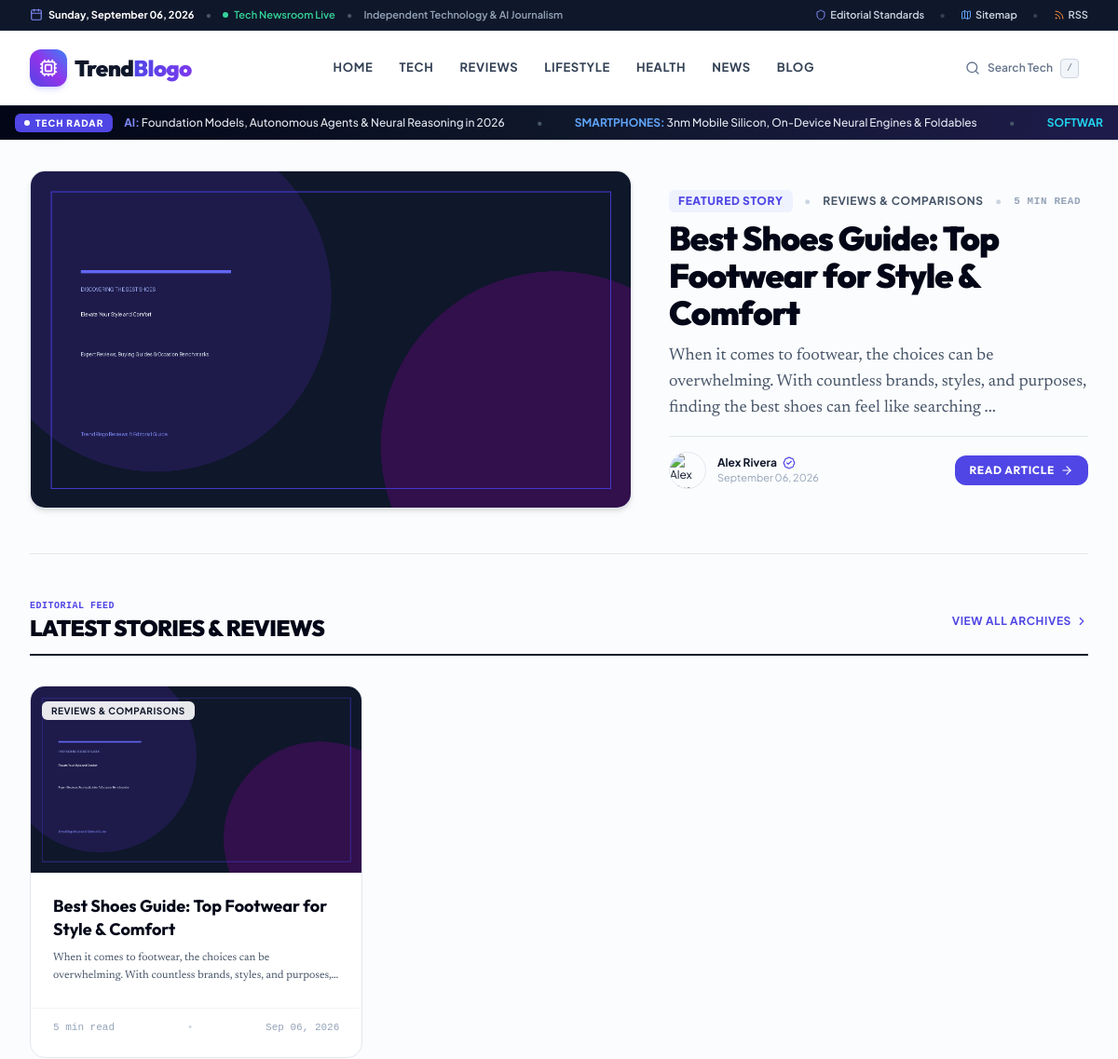
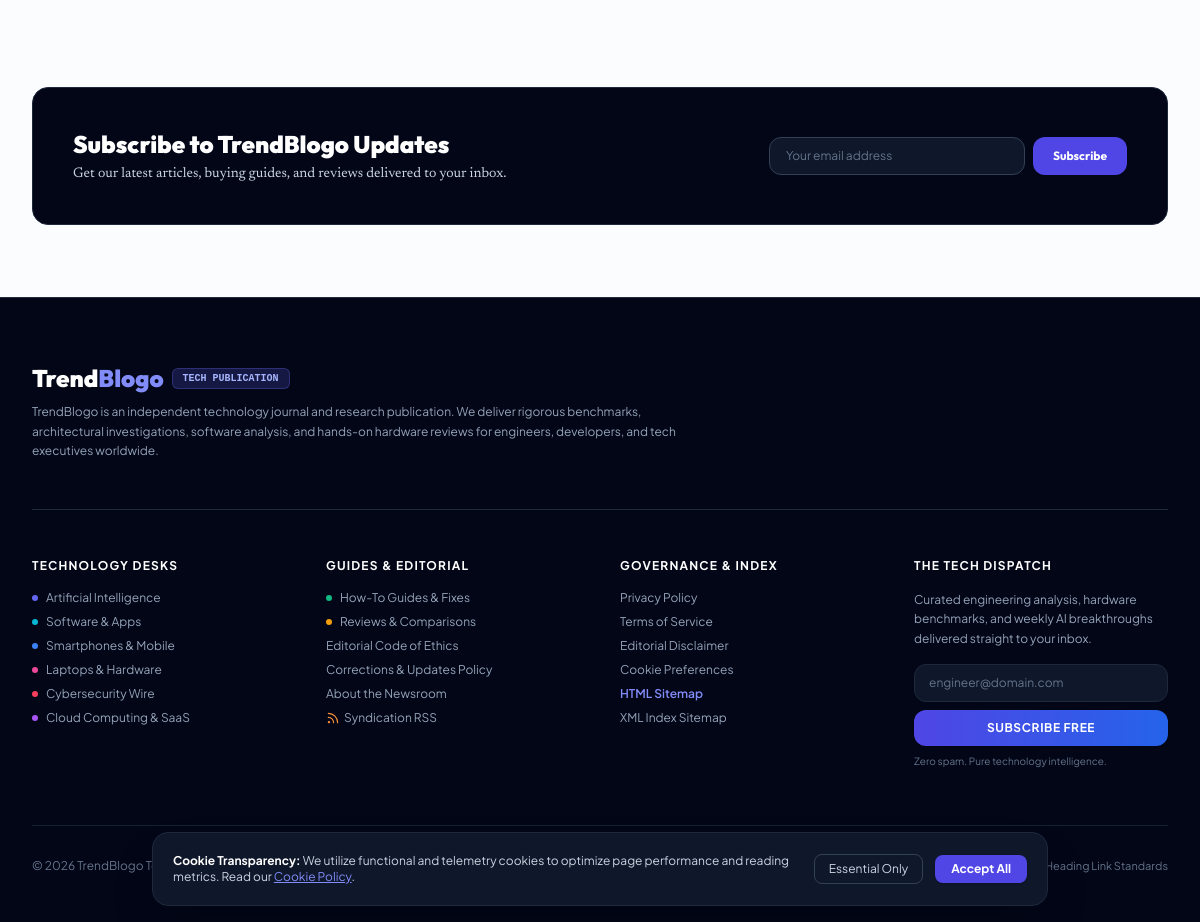
The page / on the database its author committed (2 pictures, top to bottom).
### app/models/article.py (models this page shows)
class Article(Base):
    __tablename__ = "articles"
    id = Column(Integer, primary_key=True, index=True)
    title = Column(String(255), nullable=False)
    slug = Column(String(255), unique=True, index=True, nullable=False)
    primary_keyword = Column(String(150), index=True, nullable=False)
    secondary_keywords = Column(Text, nullable=True)
    search_intent = Column(String(50), default="informational")
    template_type = Column(String(50), default="ultimate_guide")
    summary = Column(Text, nullable=True)
    content = Column(Text, nullable=False)  # Markdown format
    html_content = Column(Text, nullable=True)  # Rendered HTML
    featured_image = Column(String(255), nullable=False)
    featured_image_alt = Column(String(255), nullable=False)
    featured_image_caption = Column(String(255), nullable=True)
    image_1_url = Column(String(255), nullable=True)
    image_1_alt = Column(String(255), nullable=True)
    image_1_caption = Column(String(255), nullable=True)
    image_2_url = Column(String(255), nullable=True)
    image_2_alt = Column(String(255), nullable=True)
    image_2_caption = Column(String(255), nullable=True)
    image_3_url = Column(String(255), nullable=True)
    image_3_alt = Column(String(255), nullable=True)
    image_3_caption = Column(String(255), nullable=True)
    category_id = Column(Integer, ForeignKey("categories.id", ondelete="SET NULL"), nullable=True)
    author_name = Column(String(100), default="Editorial Team")
    author_slug = Column(String(100), default="editorial-team", index=True)
    status = Column(String(30), default="published", index=True)  # draft, published, scheduled
    scheduled_at = Column(DateTime, nullable=True)
    published_at = Column(DateTime, default=datetime.utcnow, index=True)
    created_at = Column(DateTime, default=datetime.utcnow)
    updated_at = Column(DateTime, default=datetime.utcnow, onupdate=datetime.utcnow)
    word_count = Column(Integer, default=0)
    reading_time = Column(Integer, default=5)  # minutes
    view_count = Column(Integer, default=0)
    seo_title = Column(String(150), nullable=True)
    meta_description = Column(String(320), nullable=True)
    canonical_url = Column(String(255), nullable=True)
    og_title = Column(String(150), nullable=True)
    og_description = Column(String(320), nullable=True)
    schema_json = Column(Text, nullable=True)
    quality_score = Column(Float, default=95.0)
    quality_report = Column(Text, nullable=True)  # JSON string
    category = relationship("Category", back_populates="articles")
    tags = relationship("ArticleTag", back_populates="article", cascade="all, delete-orphan")
    internal_links_out = relationship("InternalLink", foreign_keys="InternalLink.source_article_id", cascade="all, delete-orphan")
    external_links = relationship("ExternalLink", cascade="all, delete-orphan")

class Category(Base):
    __tablename__ = "categories"
    id = Column(Integer, primary_key=True, index=True)
    name = Column(String(100), unique=True, nullable=False)
    slug = Column(String(100), unique=True, index=True, nullable=False)
    description = Column(Text, nullable=True)
    color = Column(String(30), default="#4F46E5")
    icon = Column(String(50), default="folder")
    created_at = Column(DateTime, default=datetime.utcnow)
    articles = relationship("Article", back_populates="category")

### app/routes/public.py (the view)
@router.get("/", response_class=HTMLResponse)
def home(request: Request, db: Session = Depends(get_db)):
    ctx = get_common_context(db, request)
    all_articles = db.query(Article).filter(Article.status == "published").order_by(desc(Article.published_at)).limit(20).all()
    featured_post = all_articles[0] if all_articles else None
    latest_posts = all_articles[1:] if len(all_articles) > 1 else []
    total_articles = len(all_articles)
    sections = db.query(HomepageSection).filter(HomepageSection.is_enabled == True).order_by(HomepageSection.sort_order).all()
    sections_map = {s.section_key: s for s in sections}
    ctx.update({
        "featured_post": featured_post,
        "latest_posts": latest_posts,
        "all_articles": all_articles,
        "total_articles": total_articles,
        "sections": sections,
        "sections_map": sections_map,
        "title": "TrendBlogo — Modern Journal & Technology Magazine",
        "meta_desc": "Explore top guides, independent reviews, and comprehensive articles published on TrendBlogo."
    })
    return templates.TemplateResponse(request=request, name="index.html", context=ctx)

### app/templates/index.html (shortened to what this page needs)
{% extends "base.html" %}
{% block content %}
<div class="max-w-7xl mx-auto px-4 sm:px-6 lg:px-8 py-8">
  {% if featured_post %}
  <section class="pb-12 border-b border-slate-200" aria-label="Featured Story">
    <div class="grid grid-cols-1 lg:grid-cols-12 gap-8 lg:gap-10 items-center">
      <div class="lg:col-span-7">
        <a href="/blog/{{ featured_post.slug }}" class="block rounded-2xl overflow-hidden bg-slate-100 shadow-md border border-slate-200 aspect-[16/9] relative group">
          {% if featured_post.featured_image %}
          <img src="{{ featured_post.featured_image }}"
               alt="{{ featured_post.featured_image_alt or featured_post.title }}"
               width="1200"
               height="675"
               fetchpriority="high"
               loading="eager"
               decoding="async"
               class="w-full h-full object-cover group-hover:scale-102 transition duration-500">
          {% else %}
          <div class="w-full h-full flex items-center justify-center bg-gradient-to-tr from-slate-900 to-indigo-950 text-white font-mono text-sm">
            TrendBlogo Featured
          </div>
          {% endif %}
        </a>
      </div>
      <div class="lg:col-span-5 flex flex-col justify-between space-y-4">
        <div>
          <div class="flex items-center space-x-3 text-xs font-bold uppercase tracking-wider mb-2">
            <span class="px-2.5 py-1 bg-indigo-50 text-indigo-600 rounded-md font-extrabold">
              Featured Story
            </span>
            <span class="text-slate-300">•</span>
            <a href="/category/{{ featured_post.category.slug if featured_post.category else 'reviews' }}" class="text-slate-600 hover:text-indigo-600 transition">
              {{ featured_post.category.name if featured_post.category else "Reviews" }}
            </a>
            <span class="text-slate-300">•</span>
            <span class="text-slate-400 font-mono text-[11px]">{{ featured_post.reading_time }} min read</span>
          </div>
          <h1 class="font-display text-2xl sm:text-4xl font-black text-slate-950 tracking-tight leading-[1.2] hover:text-indigo-600 transition">
            <a href="/blog/{{ featured_post.slug }}">{{ featured_post.title }}</a>
          </h1>
          <p class="font-editorial text-base sm:text-lg text-slate-600 leading-relaxed mt-3">
            {{ featured_post.summary }}
          </p>
        </div>
        <div class="flex items-center justify-between pt-4 border-t border-slate-200 text-xs">
          <div class="flex items-center space-x-3">
            <a href="/author/{{ featured_post.author_slug or 'alex-rivera' }}" class="block shrink-0">
              <img src="https://images.unsplash.com/photo-1507003211169-0a1dd7228f2d?w=120&auto=format&fit=crop&q=80"
                   alt="{{ featured_post.author_name or 'Alex Rivera' }}"
                   class="w-10 h-10 rounded-full object-cover border border-slate-200 shadow-xs">
            </a>
            <div>
              <div class="flex items-center space-x-1.5">
                <a href="/author/{{ featured_post.author_slug or 'alex-rivera' }}" class="font-bold text-slate-900 hover:text-indigo-600 transition">
                  {{ featured_post.author_name or "Alex Rivera" }}
                </a>
                <i data-lucide="badge-check" class="w-3.5 h-3.5 text-indigo-600 inline"></i>
              </div>
              <p class="text-[11px] text-slate-400">{{ featured_post.published_at.strftime("%B %d, %Y") if featured_post.published_at else "Recently Published" }}</p>
            </div>
          </div>
          <a href="/blog/{{ featured_post.slug }}" class="px-4 py-2 bg-indigo-600 hover:bg-indigo-700 text-white font-display font-bold text-xs uppercase tracking-wider rounded-xl transition shadow-xs flex items-center">
            Read Article <i data-lucide="arrow-right" class="w-3.5 h-3.5 ml-1.5"></i>
          </a>
        </div>
      </div>
    </div>
  </section>
  {% endif %}
  <section class="py-12" aria-label="Latest Articles">
    <div class="pb-3 border-b-2 border-slate-900 mb-8 flex items-center justify-between">
      <div>
        <span class="text-[10px] font-mono font-bold uppercase tracking-wider text-indigo-600 block">Editorial Feed</span>
        <h2 class="font-display font-black text-2xl uppercase tracking-tight text-slate-950">
          Latest Stories &amp; Reviews
        </h2>
      </div>
      <a href="/blog" class="text-xs font-bold uppercase tracking-wider text-indigo-600 hover:text-indigo-700 flex items-center">
        View All Archives <i data-lucide="chevron-right" class="w-3.5 h-3.5 ml-1"></i>
      </a>
    </div>
    {% if all_articles and all_articles|length > 0 %}
    <div class="grid grid-cols-1 md:grid-cols-2 lg:grid-cols-3 gap-8">
      {% for post in all_articles %}
      <article class="group bg-white rounded-2xl border border-slate-200 overflow-hidden hover:shadow-lg transition flex flex-col justify-between">
        <div>
          <a href="/blog/{{ post.slug }}" class="block aspect-[16/9] overflow-hidden bg-slate-100 relative">
            {% if post.featured_image %}
            <img src="{{ post.featured_image }}"
                 alt="{{ post.featured_image_alt or post.title }}"
                 loading="lazy"
                 class="w-full h-full object-cover group-hover:scale-105 transition duration-300">
            {% else %}
            <div class="w-full h-full flex items-center justify-center bg-slate-900 text-white font-mono text-xs">TrendBlogo</div>
            {% endif %}
            <div class="absolute top-3 left-3">
              <span class="px-2.5 py-1 bg-white/90 backdrop-blur-md rounded-md text-[10px] font-bold uppercase tracking-wider text-slate-900 shadow-xs">
                {{ post.category.name if post.category else "Review" }}
              </span>
            </div>
          </a>
          <div class="p-6">
            <h3 class="font-display font-bold text-lg text-slate-950 group-hover:text-indigo-600 transition leading-snug mb-2">
              <a href="/blog/{{ post.slug }}">{{ post.title }}</a>
            </h3>
            <p class="font-editorial text-xs text-slate-600 line-clamp-2 leading-relaxed">
              {{ post.summary }}
            </p>
          </div>
        </div>
        <div class="px-6 pb-6 pt-3 border-t border-slate-100 flex items-center justify-between text-[11px] text-slate-400 font-mono">
          <span>{{ post.reading_time }} min read</span>
          <span class="text-slate-300">•</span>
          <span>{{ post.published_at.strftime("%b %d, %Y") if post.published_at else "Recently" }}</span>
        </div>
      </article>
      {% endfor %}
    </div>
    {% else %}
    <div class="p-12 text-center rounded-2xl bg-slate-50 border border-slate-200">
      <p class="text-sm font-medium text-slate-600">No articles available right now.</p>
    </div>
    {% endif %}
  </section>
  <section class="py-10" aria-label="Newsletter">
    <div class="bg-slate-950 rounded-2xl p-8 sm:p-10 text-white border border-slate-800 flex flex-col md:flex-row items-center justify-between gap-6">
      <div class="max-w-xl">
        <h3 class="font-display text-2xl font-black text-white">Subscribe to TrendBlogo Updates</h3>
        <p class="font-editorial text-xs sm:text-sm text-slate-300 mt-1">Get our latest articles, buying guides, and reviews delivered to your inbox.</p>
      </div>
      <form action="/contact" method="get" class="flex flex-col sm:flex-row gap-2 w-full md:w-auto shrink-0">
        <input type="email" placeholder="Your email address" class="px-4 py-2.5 bg-slate-900 border border-slate-700 rounded-xl text-xs text-white placeholder-slate-500 focus:outline-none focus:border-indigo-500 w-full sm:w-64">
        <button type="submit" class="px-5 py-2.5 bg-indigo-600 hover:bg-indigo-700 text-white font-display font-bold text-xs rounded-xl transition shadow-xs">
          Subscribe
        </button>
      </form>
    </div>
  </section>
</div>
{% endblock %}

### rows shown on the page
Article: featured_image (picture), reading_time "5", title "Best Shoes Guide: Top Footwear for Style & Comfort", summary "When it comes to footwear, the choices can be overwhelming. With countless brands, styles, and purposes, finding the best shoes can feel like searching ...", author_name "Alex Rivera", published_at "September 06, 2026", category "REVIEWS & COMPARISONS", summary "When it comes to footwear, the choices can be overwhelming. With countless brands, styles, and…", published_at "Sep 06, 2026"
Category: category "REVIEWS & COMPARISONS"

### other values the page prints
{{ current_date_str or "Sunday, September 6, 2026" }} "Sunday, September 06, 2026"
{{ current_year }} "2026"
